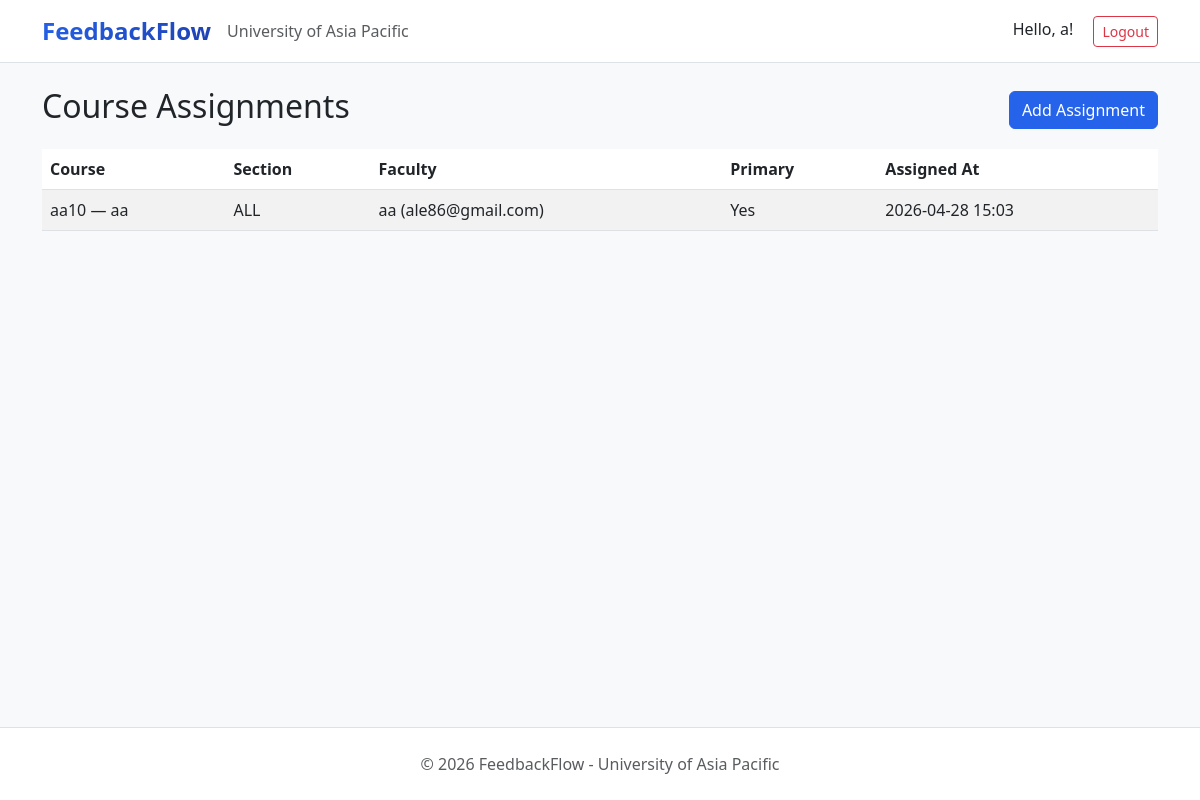
Before: /feedback/admin/assignments/ (signed in) with the older database file.
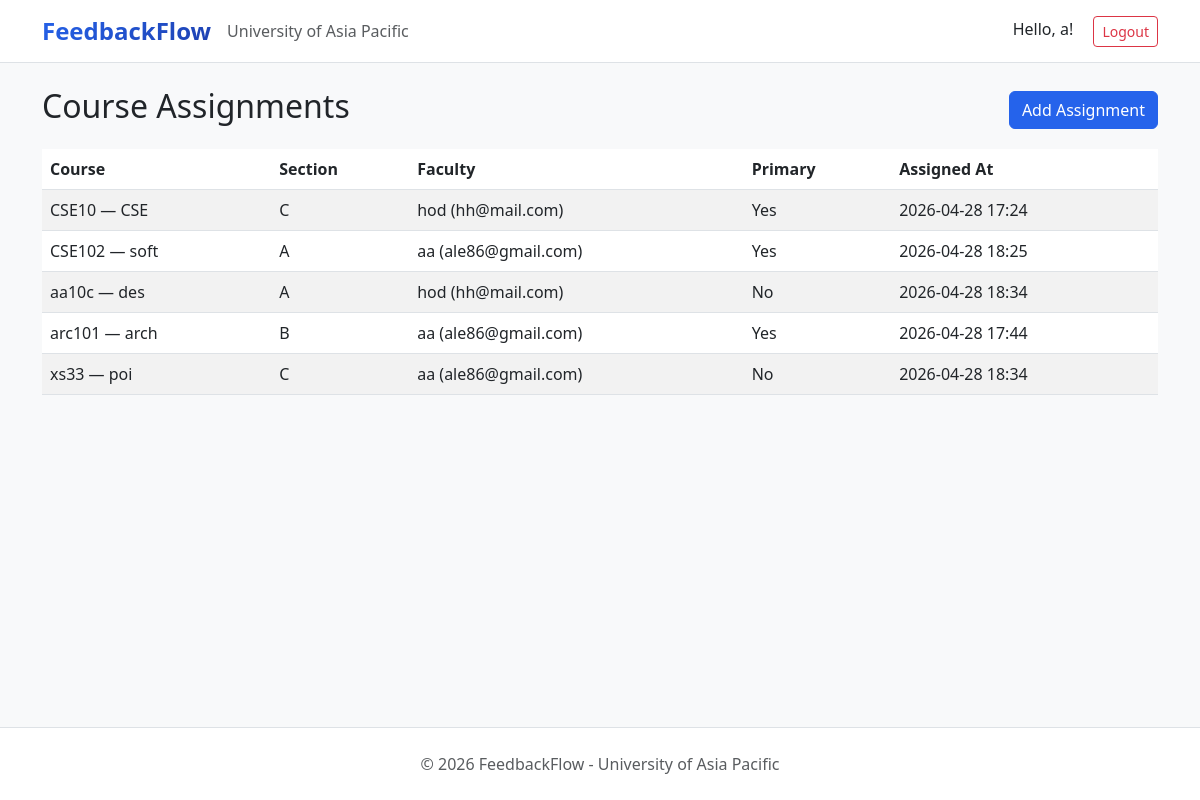
After: the same page with the newer database file.
### feedback/models.py (models this page shows, shortened)
class CourseAssignment(models.Model):
    course = models.ForeignKey(
        Course,
        on_delete=models.CASCADE,
        related_name='assignments'
    )
    faculty = models.ForeignKey(
        settings.AUTH_USER_MODEL,
        on_delete=models.CASCADE,
        related_name='course_assignments',
        limit_choices_to={'role__in': ['Faculty', 'HOD']}
    )
    SECTION_CHOICES = (
        ('A', 'Section A'),
        ('B', 'Section B'),
        ('C', 'Section C'),
        ('D', 'Section D'),
    )
    class_section = models.CharField(max_length=1, choices=SECTION_CHOICES, null=True, blank=True, help_text='Assign faculty for a specific section')
    is_primary = models.BooleanField(default=False)
    assigned_at = models.DateTimeField(auto_now_add=True)
    class Meta:
        unique_together = ['course', 'class_section']
        ordering = ['-is_primary', 'faculty__full_name']
        verbose_name = 'Course Assignment'
        verbose_name_plural = 'Course Assignments'

class Course(models.Model):
    course_code = models.CharField(max_length=20, unique=True)
    course_name = models.CharField(max_length=200)
    department = models.CharField(max_length=100)
    semester = models.CharField(max_length=50)
    is_active = models.BooleanField(default=True)
    created_at = models.DateTimeField(auto_now_add=True)
    class Meta:
        ordering = ['course_code']
        verbose_name = 'Course'
        verbose_name_plural = 'Courses'

### users/models.py (models this page shows, shortened)
class User(AbstractBaseUser, PermissionsMixin):
    ROLE_CHOICES = (
        ('Student', 'Student'),
        ('Faculty', 'Faculty'),
        ('HOD', 'Head of Department'),
        ('Staff', 'Staff'),
        ('Admin', 'Administrator'),
    )
    DEPARTMENT_CHOICES = (
        ('DBA', 'Department of Business Administration'),
        ('CSE', 'Department of Computer Science and Engineering'),
        ('CE', 'Department of Civil Engineering'),
        ('EEE', 'Department of Electrical and Electronic Engineering'),
        ('Pharmacy', 'Department of Pharmacy'),
        ('Law', 'Department of Law and Human Rights'),
        ('English', 'Department of English'),
        ('Architecture', 'Department of Architecture'),
    )
    email = models.EmailField(unique=True, max_length=255)
    full_name = models.CharField(max_length=150)
    role = models.CharField(max_length=20, choices=ROLE_CHOICES)
    department = models.CharField(max_length=100, choices=DEPARTMENT_CHOICES, null=True, blank=True)
    student_id = models.CharField(max_length=50, unique=True, null=True, blank=True)
    is_active = models.BooleanField(default=True)
    is_staff = models.BooleanField(default=False)
    created_at = models.DateTimeField(auto_now_add=True)
    updated_at = models.DateTimeField(auto_now=True)
    USERNAME_FIELD = 'email'
    REQUIRED_FIELDS = ['full_name']
    objects = UserManager()
    class Meta:
        verbose_name = 'User'
        verbose_name_plural = 'Users'
        ordering = ['-created_at']
    def get_short_name(self):
        return self.full_name.split()[0] if self.full_name else self.email

### feedback/views.py (the view)
# urls.py: path('admin/assignments/', views.assignment_list, name='admin_assignments'),
@login_required
@user_passes_test(admin_required)
def assignment_list(request):
    assignments = CourseAssignment.objects.select_related('course', 'faculty').order_by('course__course_code', 'class_section')
    context = {
        'assignments': assignments,
        'page_title': 'Course Assignments (Admin)'
    }
    return render(request, 'feedback/admin_assignments_list.html', context)

### feedback/views.py (called while the page is built)
def admin_required(user):
    return user.is_authenticated and user.role == 'Admin'

### feedback/templates/feedback/admin_assignments_list.html
{% extends 'users/base.html' %}
{% load static %}
{% block content %}
<div class="container py-4">
  <div class="d-flex justify-content-between align-items-center mb-3">
    <h2>Course Assignments</h2>
    <a href="{% url 'admin_assignment_add' %}" class="btn btn-primary">Add Assignment</a>
  </div>
  <table class="table table-striped">
    <thead>
      <tr>
        <th>Course</th>
        <th>Section</th>
        <th>Faculty</th>
        <th>Primary</th>
        <th>Assigned At</th>
      </tr>
    </thead>
    <tbody>
      {% for a in assignments %}
      <tr>
        <td>{{ a.course.course_code }} — {{ a.course.course_name }}</td>
        <td>{% if a.class_section %}{{ a.class_section }}{% else %}ALL{% endif %}</td>
        <td>{{ a.faculty.full_name }} ({{ a.faculty.email }})</td>
        <td>{% if a.is_primary %}Yes{% else %}No{% endif %}</td>
        <td>{{ a.assigned_at|date:"Y-m-d H:i" }}</td>
      </tr>
      {% empty %}
      <tr><td colspan="5">No assignments yet.</td></tr>
      {% endfor %}
    </tbody>
  </table>
</div>
{% endblock %}

Changed rows visible on the page:
removed CourseAssignment: course.course_code "aa10", course.course_name "aa", shows "ALL", faculty.full_name "aa", faculty.email "ale86@gmail.com", is_primary "Yes", assigned_at "2026-04-28 15:03"
added CourseAssignment: course.course_code "CSE10", course.course_name "CSE", class_section "C", faculty.full_name "hod", faculty.email "hh@mail.com", is_primary "Yes", assigned_at "2026-04-28 17:24"
added CourseAssignment: course.course_code "CSE102", course.course_name "soft", class_section "A", faculty.full_name "aa", faculty.email "ale86@gmail.com", is_primary "Yes", assigned_at "2026-04-28 18:25"
added CourseAssignment: course.course_code "aa10c", course.course_name "des", class_section "A", faculty.full_name "hod", faculty.email "hh@mail.com", is_primary "No", assigned_at "2026-04-28 18:34"
added CourseAssignment: course.course_code "arc101", course.course_name "arch", class_section "B", faculty.full_name "aa", faculty.email "ale86@gmail.com", is_primary "Yes", assigned_at "2026-04-28 17:44"
added CourseAssignment: course.course_code "xs33", course.course_name "poi", class_section "C", faculty.full_name "aa", faculty.email "ale86@gmail.com", is_primary "No", assigned_at "2026-04-28 18:34"
